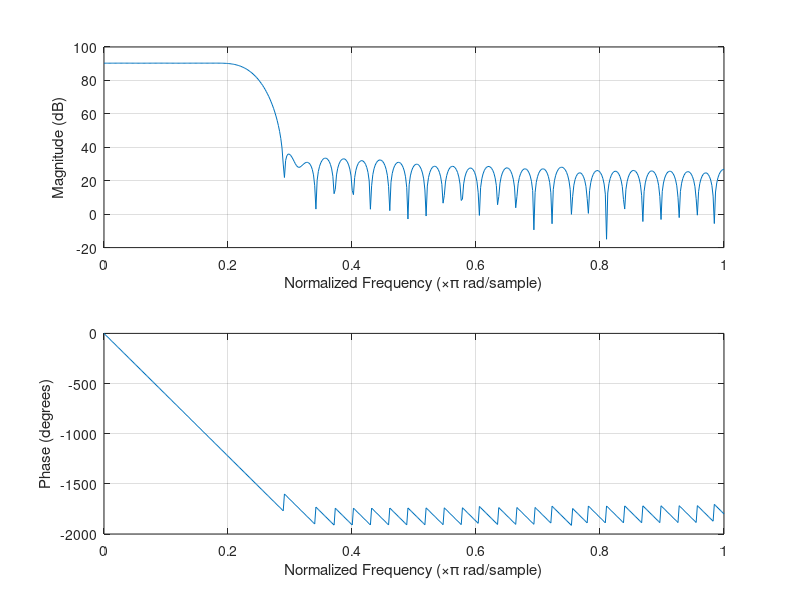

MATLAB code to generate this figure:
# FIR
pkg load signal

f1=0.24;
f2=0.25;
N=69
hc=round(fir1(N-1,f1,'low')*(2^15-1));
hc_fft=abs(fft(hc));
hdb=20*log10(hc_fft);
haux=hc';
save filter4 haux
bw=0;
for i=1:N
    if hdb(i) < hdb(1)-3
        bw=(i-1)/N*2;
        break
    endif
endfor
printf("Gain at DC %d dB = %d. Reject at f2 = %.0f dB. BW=%.3f\n", hdb(1), hc_fft(1), hdb(round(N*f2))-hdb(1), bw )
printf("Group delay=%d\n", grpdelay(hc)(10))
printf("Delay =%d ms (Fs=26000)\n", grpdelay(hc)(10)/26)
# use freqz(hc) to display the frequency response
freqz(hc)